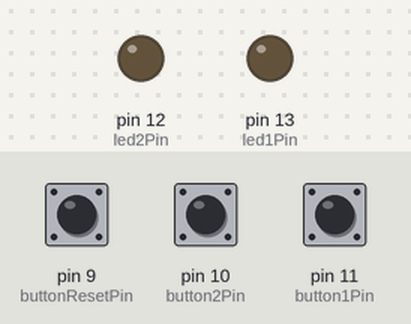
This sketch was run on a simulated Arduino Uno, built with avr-gcc and run on an emulated ATmega328P. Shown: output pins drawn as LEDs (lit = HIGH). The test bench sets the inputs (shaded band); at power-on: pin 10 (button2Pin) HIGH, pin 9 (buttonResetPin) HIGH, pin 11 (button1Pin) HIGH.

Above: at 1.2 s.
1.3 s: pin 10 (button2Pin) pulled LOW for 0.15 s
At 2.4 s:
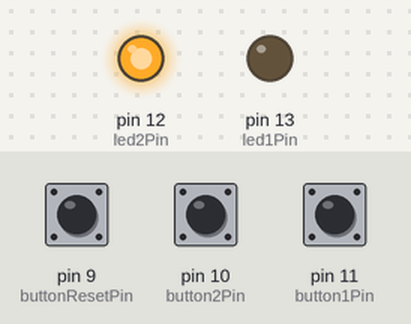
2.9 s: pin 9 (buttonResetPin) pulled LOW for 0.15 s
At 3.6 s:
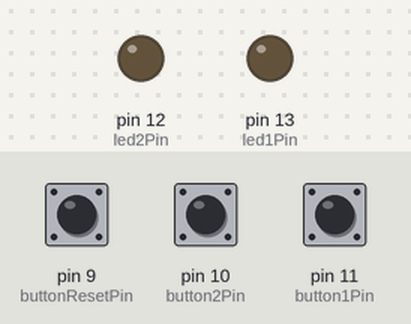
4.5 s: pin 11 (button1Pin) pulled LOW for 0.15 s
At 4.8 s:
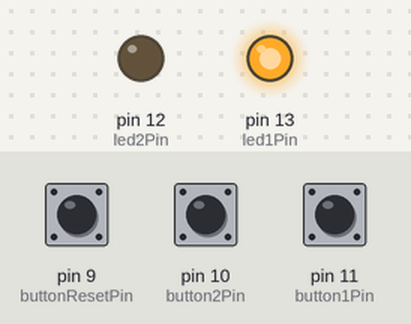
6.1 s: pin 9 (buttonResetPin) pulled LOW for 1 s
At 7.2 s:
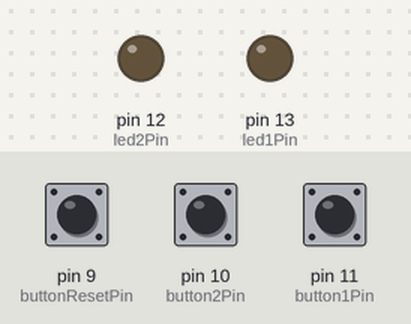
8.6 s: pin 9 (buttonResetPin) driven LOW and pin 10 (button2Pin) driven LOW
At 8.9 s:
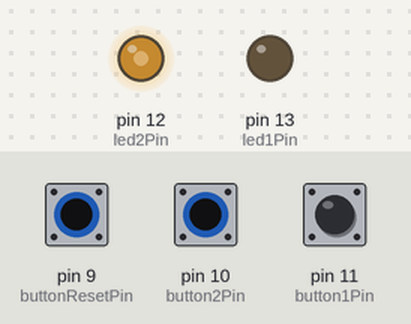
10.1 s: pin 9 (buttonResetPin) driven HIGH
At 11.3 s:
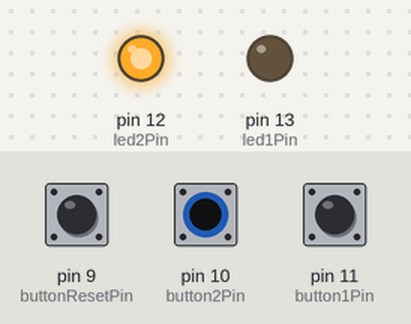
Timing chart, 0 to 12.6 s (numbered marks = the images above; inputs shaded):
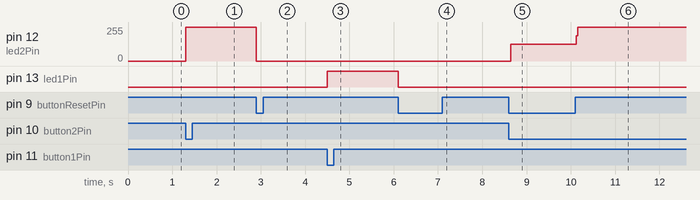

Measured:
- after the input at 1.3 s, pin 12 (led2Pin): 0/255 → 255/255 at once
- after the input at 2.9 s, pin 12 (led2Pin): 255/255 → 0/255 at once
- after the input at 4.5 s, pin 13 (led1Pin): LOW → HIGH at once
- after the input at 6.1 s, pin 13 (led1Pin): HIGH → LOW at once
- after the input at 8.6 s, pin 12 (led2Pin): 0/255 → 126/255 at once
- after the input at 10.1 s, pin 12 (led2Pin): 126/255 → 255/255 at once

The sketch:

fantabulous_kup_gaaris1.ino
```cpp
/*
Código C++
Programa Arduino Game perguntas e respostas
prof. Edney Rossi

Esquema:
D13---Saida led1
D12---Saida led2
D11---Entrada botao1
D10---Entrada botao2
D9---Entrada botaoReset


Funcionamento: Ao apertar o botao1 o led1 liga e impede que o led2 ligue
e fica assim até que o botaoReset seja precionado e então desliga,
ao apertar o botao2 o led2 liga e impede que o led1 ligue
e fica assim até que o botaoReset seja pressionado e então desliga.
*/

// Definição dos pinos
const int led1Pin = 13;
const int led2Pin = 12;
const int button1Pin = 11;
const int button2Pin = 10;
const int buttonResetPin = 9;

// Variáveis para rastrear o estado dos botões e LEDs
bool led1State = false;
bool led2State = false;
bool button1Pressed = false;
bool button2Pressed = false;

void setup() {
  // Inicializa os pinos como saídas ou entradas
  pinMode(led1Pin, OUTPUT);
  pinMode(led2Pin, OUTPUT);
  pinMode(button1Pin, INPUT_PULLUP);
  pinMode(button2Pin, INPUT_PULLUP);
  pinMode(buttonResetPin, INPUT_PULLUP);

  // Desliga os LEDs no início
  digitalWrite(led1Pin, LOW);
  digitalWrite(led2Pin, LOW);
}

void loop() {
  // Verifica o estado do botão 1
  if (digitalRead(button1Pin) == LOW && !button2Pressed) {
    button1Pressed = true;
    button2Pressed = false;  // Garante que apenas um LED está ligado
    led1State = true;  // Alterna o estado do LED1
    digitalWrite(led1Pin, led1State);
    digitalWrite(led2Pin, LOW);  // Desliga o LED2
  }

  // Verifica o estado do botão 2
  if (digitalRead(button2Pin) == LOW && !button1Pressed) {
    button2Pressed = true;
    button1Pressed = false;  // Garante que apenas um LED está ligado
    led2State = true;  // Alterna o estado do LED2
    digitalWrite(led2Pin, led2State);

    digitalWrite(led1Pin, LOW);  // Desliga o LED1
  }

  // Verifica o botão de reset
  if (digitalRead(buttonResetPin) == LOW) {
    // Desliga ambos os LEDs e permite que os botões sejam pressionados novamente
    digitalWrite(led1Pin, LOW);
    digitalWrite(led2Pin, LOW);
    button1Pressed = false;
    button2Pressed = false;
  }
}
```
